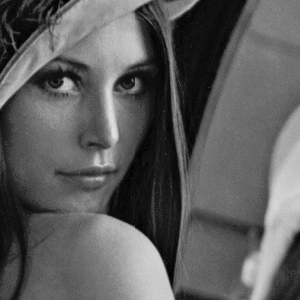
#> input picture ex3/img/lena.jpg, 300 x 300 px
$ python ex3.py
#> lines starting #> are read from the running program, lines starting #| are printed output that depends on the picture
import cv2
import numpy as np
import matplotlib.pyplot as plt
from math import sqrt, exp

def distance(point1,point2):
    return sqrt((point1[0]-point2[0])**2 + (point1[1]-point2[1])**2)

def idealFilterHP(D0,imgShape):
    base = np.ones(imgShape[:2])
    rows, cols = imgShape[:2]
    center = (rows/2,cols/2)
    for x in range(cols):
        for y in range(rows):
            if distance((y,x),center) < D0:
                base[y,x] = 0
    return base

def butterworthHP(D0,imgShape,n):
    base = np.zeros(imgShape[:2])
    rows, cols = imgShape[:2]
    center = (rows/2,cols/2)
    for x in range(cols):
        for y in range(rows):
            base[y,x] = 1-1/(1+(distance((y,x),center)/D0)**(2*n))
    return base

def gaussianHP(D0,imgShape):
    base = np.zeros(imgShape[:2])
    rows, cols = imgShape[:2]
    center = (rows/2,cols/2)
    for x in range(cols):
        for y in range(rows):
            base[y,x] = 1 - exp(((-distance((y,x),center)**2)/(2*(D0**2))))
    return base

plt.figure(figsize=(6.4*5, 4.8*5), constrained_layout=False)

img = cv2.imread("img/lena.jpg", 0)
#> img is the input picture: shape (300, 300); min 0, max 229, mean 93.2

#A)
plt.subplot(151), plt.imshow(img, "gray"), plt.title("Original Image")

original = np.fft.fft2(img)
center = np.fft.fftshift(original)

plt.show()

#B)
filtro_ideal = idealFilterHP(50,img.shape)
plt.subplot(152), plt.imshow(np.abs(filtro_ideal), "gray"), plt.title("Filtro Ideal HP")

butterworth = butterworthHP(50,img.shape,20)
plt.subplot(153), plt.imshow(np.abs(butterworth), "gray"), plt.title("Butterworth HP")

gaussian = gaussianHP(50,img.shape)
plt.subplot(154), plt.imshow(np.abs(gaussian), "gray"), plt.title("Gaussian HP")

plt.show()
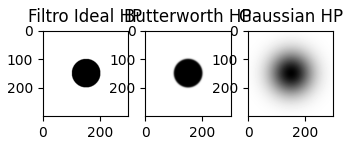
#> figure drawn by matplotlib, 3 panels

plt.figure(figsize=(6.4 * 5, 4.8 * 5), constrained_layout=False)

#C
central_ideal = center * idealFilterHP(50,img.shape)
filtro_ideal = np.fft.ifftshift(central_ideal)
processada_ideal = np.fft.ifft2(filtro_ideal)
plt.subplot(161), plt.imshow(np.abs(processada_ideal), "gray"), plt.title("Ideal HP")

central_butterworth = center * butterworthHP(50,img.shape,10)
butterworth = np.fft.ifftshift(central_butterworth)
processada_butterworth = np.fft.ifft2(butterworth)
plt.subplot(162), plt.imshow(np.abs(processada_butterworth), "gray"), plt.title("Butterworth HP")

central_gaussiano = center * gaussianHP(50,img.shape)
gaussian = np.fft.ifftshift(central_gaussiano)
processada_gaussiano = np.fft.ifft2(gaussian)
plt.subplot(163), plt.imshow(np.abs(processada_gaussiano), "gray"), plt.title("Gaussian HP")

plt.show()
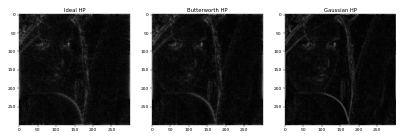
#> figure drawn by matplotlib, 3 panels
